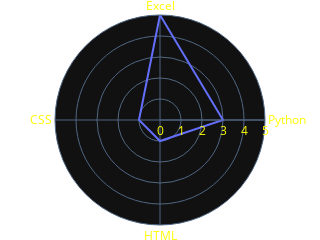

Here is the notebook cell this chart was saved with:
### Code cell
dfIT = pd.DataFrame(dict(
    r = [5,3,1,1],
    theta = ["Excel","Python","HTML","CSS"]))
fig = px.line_polar(dfIT, r = "r", theta = "theta", line_close = True, width = 300, height = 200)

fig.update_layout(
    template = "plotly_dark",
    margin = dict(l = 15, r = 15, t = 15, b = 15),
    paper_bgcolor = 'rgba(0,0,0,0)',
    plot_bgcolor = 'grey',
    font_color = "yellow",
)

fig.show()

fig.write_html(r"C:\Users\Tino\HTML harjoittelu\Kuvat\skill figs\it.html")

### Figure 1 — Plotly figure (JSON) as saved in the notebook; plotly's stock layout.template omitted (floating-point values rounded to 4 significant figures)
{"data": [{"hovertemplate": "r=%{r}<br>theta=%{theta}<extra></extra>", "legendgroup": "", "line": {"color": "#636efa", "dash": "solid"}, "marker": {"symbol": "circle"}, "mode": "lines", "name": "", "r": [5, 3, 1, 1, 5], "showlegend": false, "subplot": "polar", "theta": ["Excel", "Python", "HTML", "CSS", "Excel"], "type": "scatterpolar"}], "layout": {"font": {"color": "yellow"}, "height": 200, "legend": {"tracegroupgap": 0}, "margin": {"b": 15, "l": 15, "r": 15, "t": 15}, "paper_bgcolor": "rgba(0,0,0,0)", "plot_bgcolor": "grey", "polar": {"angularaxis": {"direction": "clockwise", "rotation": 90}, "domain": {"x": [0, 1], "y": [0, 1]}}, "width": 300}}
